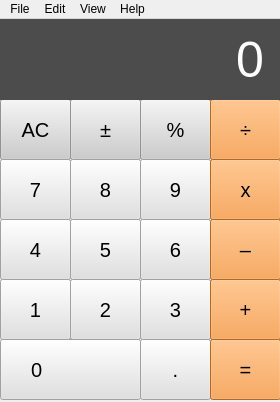
<?xml version="1.0" encoding="UTF-8"?>
<ui version="4.0">
 <class>MainWindow</class>
 <widget class="QMainWindow" name="MainWindow">
  <property name="geometry">
   <rect>
    <x>0</x>
    <y>0</y>
    <width>280</width>
    <height>402</height>
   </rect>
  </property>
  <property name="minimumSize">
   <size>
    <width>280</width>
    <height>402</height>
   </size>
  </property>
  <property name="maximumSize">
   <size>
    <width>280</width>
    <height>402</height>
   </size>
  </property>
  <property name="baseSize">
   <size>
    <width>280</width>
    <height>463</height>
   </size>
  </property>
  <property name="windowTitle">
   <string>QtCalc</string>
  </property>
  <property name="windowIcon">
   <iconset resource="resources.qrc">
    <normaloff>:/app/img/app/App_Calculator_2.svg</normaloff>:/app/img/app/App_Calculator_2.svg</iconset>
  </property>
  <widget class="QWidget" name="centralwidget">
   <widget class="QPushButton" name="pushButton_clear">
    <property name="geometry">
     <rect>
      <x>0</x>
      <y>80</y>
      <width>71</width>
      <height>61</height>
     </rect>
    </property>
    <property name="autoFillBackground">
     <bool>false</bool>
    </property>
    <property name="styleSheet">
     <string notr="true">background-color: #ccc; font-size: 20px;</string>
    </property>
    <property name="text">
     <string>AC</string>
    </property>
   </widget>
   <widget class="QPushButton" name="pushButton_changepm">
    <property name="geometry">
     <rect>
      <x>70</x>
      <y>80</y>
      <width>71</width>
      <height>61</height>
     </rect>
    </property>
    <property name="autoFillBackground">
     <bool>false</bool>
    </property>
    <property name="styleSheet">
     <string notr="true">background-color: #ccc; font-size: 20px;</string>
    </property>
    <property name="text">
     <string>±</string>
    </property>
   </widget>
   <widget class="QPushButton" name="pushButton_proc">
    <property name="geometry">
     <rect>
      <x>140</x>
      <y>80</y>
      <width>71</width>
      <height>61</height>
     </rect>
    </property>
    <property name="autoFillBackground">
     <bool>false</bool>
    </property>
    <property name="styleSheet">
     <string notr="true">background: #ccc; font-size: 20px;</string>
    </property>
    <property name="text">
     <string>%</string>
    </property>
   </widget>
   <widget class="QPushButton" name="pushButton_mul">
    <property name="geometry">
     <rect>
      <x>210</x>
      <y>140</y>
      <width>71</width>
      <height>61</height>
     </rect>
    </property>
    <property name="autoFillBackground">
     <bool>false</bool>
    </property>
    <property name="styleSheet">
     <string notr="true">background: #F59234; font-size: 20px;</string>
    </property>
    <property name="text">
     <string>x</string>
    </property>
   </widget>
   <widget class="QPushButton" name="pushButton_min">
    <property name="geometry">
     <rect>
      <x>210</x>
      <y>200</y>
      <width>71</width>
      <height>61</height>
     </rect>
    </property>
    <property name="autoFillBackground">
     <bool>false</bool>
    </property>
    <property name="styleSheet">
     <string notr="true">background: #F59234; font-size: 20px;</string>
    </property>
    <property name="text">
     <string>–</string>
    </property>
   </widget>
   <widget class="QPushButton" name="pushButton_sum">
    <property name="geometry">
     <rect>
      <x>210</x>
      <y>260</y>
      <width>71</width>
      <height>61</height>
     </rect>
    </property>
    <property name="autoFillBackground">
     <bool>false</bool>
    </property>
    <property name="styleSheet">
     <string notr="true">background: #F59234; font-size: 20px;</string>
    </property>
    <property name="text">
     <string>+</string>
    </property>
   </widget>
   <widget class="QPushButton" name="pushButton_eval">
    <property name="geometry">
     <rect>
      <x>210</x>
      <y>320</y>
      <width>71</width>
      <height>61</height>
     </rect>
    </property>
    <property name="autoFillBackground">
     <bool>false</bool>
    </property>
    <property name="styleSheet">
     <string notr="true">background: #F59234; font-size: 20px;</string>
    </property>
    <property name="text">
     <string>=</string>
    </property>
   </widget>
   <widget class="QPushButton" name="pushButton_9">
    <property name="geometry">
     <rect>
      <x>140</x>
      <y>140</y>
      <width>71</width>
      <height>61</height>
     </rect>
    </property>
    <property name="autoFillBackground">
     <bool>false</bool>
    </property>
    <property name="styleSheet">
     <string notr="true">background-color: #E0E0E0; font-size: 20px;</string>
    </property>
    <property name="text">
     <string>9</string>
    </property>
   </widget>
   <widget class="QPushButton" name="pushButton_7">
    <property name="geometry">
     <rect>
      <x>0</x>
      <y>140</y>
      <width>71</width>
      <height>61</height>
     </rect>
    </property>
    <property name="autoFillBackground">
     <bool>false</bool>
    </property>
    <property name="styleSheet">
     <string notr="true">background-color: #E0E0E0; font-size: 20px;</string>
    </property>
    <property name="text">
     <string>7</string>
    </property>
   </widget>
   <widget class="QPushButton" name="pushButton_8">
    <property name="geometry">
     <rect>
      <x>70</x>
      <y>140</y>
      <width>71</width>
      <height>61</height>
     </rect>
    </property>
    <property name="autoFillBackground">
     <bool>false</bool>
    </property>
    <property name="styleSheet">
     <string notr="true">background-color: #E0E0E0; font-size: 20px;</string>
    </property>
    <property name="text">
     <string>8</string>
    </property>
   </widget>
   <widget class="QPushButton" name="pushButton_4">
    <property name="geometry">
     <rect>
      <x>0</x>
      <y>200</y>
      <width>71</width>
      <height>61</height>
     </rect>
    </property>
    <property name="autoFillBackground">
     <bool>false</bool>
    </property>
    <property name="styleSheet">
     <string notr="true">background-color: #E0E0E0; font-size: 20px;</string>
    </property>
    <property name="text">
     <string>4</string>
    </property>
   </widget>
   <widget class="QPushButton" name="pushButton_6">
    <property name="geometry">
     <rect>
      <x>140</x>
      <y>200</y>
      <width>71</width>
      <height>61</height>
     </rect>
    </property>
    <property name="autoFillBackground">
     <bool>false</bool>
    </property>
    <property name="styleSheet">
     <string notr="true">background-color: #E0E0E0; font-size: 20px;</string>
    </property>
    <property name="text">
     <string>6</string>
    </property>
   </widget>
   <widget class="QPushButton" name="pushButton_5">
    <property name="geometry">
     <rect>
      <x>70</x>
      <y>200</y>
      <width>71</width>
      <height>61</height>
     </rect>
    </property>
    <property name="autoFillBackground">
     <bool>false</bool>
    </property>
    <property name="styleSheet">
     <string notr="true">background-color: #E0E0E0; font-size: 20px;</string>
    </property>
    <property name="text">
     <string>5</string>
    </property>
   </widget>
   <widget class="QPushButton" name="pushButton_1">
    <property name="geometry">
     <rect>
      <x>0</x>
      <y>260</y>
      <width>71</width>
      <height>61</height>
     </rect>
    </property>
    <property name="autoFillBackground">
     <bool>false</bool>
    </property>
    <property name="styleSheet">
     <string notr="true">background-color: #E0E0E0; font-size: 20px;</string>
    </property>
    <property name="text">
     <string>1</string>
    </property>
   </widget>
   <widget class="QPushButton" name="pushButton_3">
    <property name="geometry">
     <rect>
      <x>140</x>
      <y>260</y>
      <width>71</width>
      <height>61</height>
     </rect>
    </property>
    <property name="autoFillBackground">
     <bool>false</bool>
    </property>
    <property name="styleSheet">
     <string notr="true">background-color: #E0E0E0; font-size: 20px;</string>
    </property>
    <property name="text">
     <string>3</string>
    </property>
   </widget>
   <widget class="QPushButton" name="pushButton_2">
    <property name="geometry">
     <rect>
      <x>70</x>
      <y>260</y>
      <width>71</width>
      <height>61</height>
     </rect>
    </property>
    <property name="autoFillBackground">
     <bool>false</bool>
    </property>
    <property name="styleSheet">
     <string notr="true">background-color: #E0E0E0; font-size: 20px;</string>
    </property>
    <property name="text">
     <string>2</string>
    </property>
   </widget>
   <widget class="QPushButton" name="pushButton_0">
    <property name="geometry">
     <rect>
      <x>0</x>
      <y>320</y>
      <width>141</width>
      <height>61</height>
     </rect>
    </property>
    <property name="layoutDirection">
     <enum>Qt::LeftToRight</enum>
    </property>
    <property name="autoFillBackground">
     <bool>false</bool>
    </property>
    <property name="styleSheet">
     <string notr="true">background-color: #E0E0E0; font-size: 20px; text-align: left; padding-left: 30px;</string>
    </property>
    <property name="text">
     <string>0</string>
    </property>
   </widget>
   <widget class="QPushButton" name="pushButton_dot">
    <property name="geometry">
     <rect>
      <x>140</x>
      <y>320</y>
      <width>71</width>
      <height>61</height>
     </rect>
    </property>
    <property name="autoFillBackground">
     <bool>false</bool>
    </property>
    <property name="styleSheet">
     <string notr="true">background-color: #E0E0E0; font-size: 20px;</string>
    </property>
    <property name="text">
     <string>.</string>
    </property>
   </widget>
   <widget class="QPushButton" name="pushButton_div">
    <property name="geometry">
     <rect>
      <x>210</x>
      <y>80</y>
      <width>71</width>
      <height>61</height>
     </rect>
    </property>
    <property name="styleSheet">
     <string notr="true">background: #F59234; font-size: 20px;</string>
    </property>
    <property name="text">
     <string>÷</string>
    </property>
   </widget>
   <widget class="QLabel" name="label">
    <property name="geometry">
     <rect>
      <x>0</x>
      <y>0</y>
      <width>281</width>
      <height>81</height>
     </rect>
    </property>
    <property name="styleSheet">
     <string notr="true">font-size: 50px; padding-right: 5px; background: #4C4C4C; color: #fff;</string>
    </property>
    <property name="text">
     <string>0</string>
    </property>
    <property name="alignment">
     <set>Qt::AlignRight|Qt::AlignTrailing|Qt::AlignVCenter</set>
    </property>
   </widget>
   <zorder>pushButton_clear</zorder>
   <zorder>pushButton_changepm</zorder>
   <zorder>pushButton_proc</zorder>
   <zorder>pushButton_div</zorder>
   <zorder>pushButton_7</zorder>
   <zorder>pushButton_8</zorder>
   <zorder>pushButton_9</zorder>
   <zorder>pushButton_mul</zorder>
   <zorder>pushButton_4</zorder>
   <zorder>pushButton_1</zorder>
   <zorder>pushButton_5</zorder>
   <zorder>pushButton_2</zorder>
   <zorder>pushButton_6</zorder>
   <zorder>pushButton_3</zorder>
   <zorder>pushButton_0</zorder>
   <zorder>pushButton_dot</zorder>
   <zorder>pushButton_min</zorder>
   <zorder>pushButton_sum</zorder>
   <zorder>pushButton_eval</zorder>
   <zorder>label</zorder>
  </widget>
  <widget class="QMenuBar" name="menubar">
   <property name="geometry">
    <rect>
     <x>0</x>
     <y>0</y>
     <width>280</width>
     <height>20</height>
    </rect>
   </property>
   <widget class="QMenu" name="menuFile">
    <property name="title">
     <string>File</string>
    </property>
    <addaction name="actionSave_history_as"/>
    <addaction name="actionHistory_params"/>
    <addaction name="actionPrint_history"/>
    <addaction name="separator"/>
    <addaction name="actionClose_2"/>
   </widget>
   <widget class="QMenu" name="menuEdit">
    <property name="title">
     <string>Edit</string>
    </property>
    <addaction name="actionSettings"/>
    <addaction name="actionCustomization"/>
   </widget>
   <widget class="QMenu" name="menuView">
    <property name="title">
     <string>View</string>
    </property>
    <addaction name="actionDefault"/>
    <addaction name="actionEngineering"/>
    <addaction name="actionProgrammer"/>
    <addaction name="actionConvert"/>
   </widget>
   <widget class="QMenu" name="menuHelp">
    <property name="title">
     <string>Help</string>
    </property>
    <addaction name="actionAbout_Qt"/>
    <addaction name="actionAbout_QtCalc"/>
   </widget>
   <addaction name="menuFile"/>
   <addaction name="menuEdit"/>
   <addaction name="menuView"/>
   <addaction name="menuHelp"/>
  </widget>
  <action name="actionAbout_Qt">
   <property name="icon">
    <iconset resource="resources.qrc">
     <normaloff>:/app/img/app/Qt.png</normaloff>:/app/img/app/Qt.png</iconset>
   </property>
   <property name="text">
    <string>About Qt</string>
   </property>
  </action>
  <action name="actionAbout_QtCalc">
   <property name="icon">
    <iconset resource="resources.qrc">
     <normaloff>:/app/img/app/App_Calculator_2.svg</normaloff>:/app/img/app/App_Calculator_2.svg</iconset>
   </property>
   <property name="text">
    <string>About QtCalc</string>
   </property>
  </action>
  <action name="actionDefault">
   <property name="icon">
    <iconset resource="resources.qrc">
     <normaloff>:/app/img/app/App_Calculator_2.svg</normaloff>:/app/img/app/App_Calculator_2.svg</iconset>
   </property>
   <property name="text">
    <string>Default</string>
   </property>
  </action>
  <action name="actionEngineering">
   <property name="icon">
    <iconset resource="resources.qrc">
     <normaloff>:/app/img/app/Prefs_Filetypes.svg</normaloff>:/app/img/app/Prefs_Filetypes.svg</iconset>
   </property>
   <property name="text">
    <string>Engineering</string>
   </property>
  </action>
  <action name="actionProgrammer">
   <property name="icon">
    <iconset resource="resources.qrc">
     <normaloff>:/app/img/app/Prefs_Screen.svg</normaloff>:/app/img/app/Prefs_Screen.svg</iconset>
   </property>
   <property name="text">
    <string>Programmer</string>
   </property>
  </action>
  <action name="actionClose">
   <property name="text">
    <string>Close</string>
   </property>
  </action>
  <action name="actionSave_history_as">
   <property name="icon">
    <iconset resource="resources.qrc">
     <normaloff>:/menu/img/menu/document-save-as.svg</normaloff>:/menu/img/menu/document-save-as.svg</iconset>
   </property>
   <property name="text">
    <string>Save history as...</string>
   </property>
  </action>
  <action name="actionHistory_params">
   <property name="icon">
    <iconset resource="resources.qrc">
     <normaloff>:/menu/img/menu/application-menu.svg</normaloff>:/menu/img/menu/application-menu.svg</iconset>
   </property>
   <property name="text">
    <string>History params...</string>
   </property>
  </action>
  <action name="actionPrint_history">
   <property name="icon">
    <iconset resource="resources.qrc">
     <normaloff>:/menu/img/menu/document-print.svg</normaloff>:/menu/img/menu/document-print.svg</iconset>
   </property>
   <property name="text">
    <string>Print history...</string>
   </property>
  </action>
  <action name="actionClose_2">
   <property name="icon">
    <iconset resource="resources.qrc">
     <normaloff>:/menu/img/menu/application-exit.svg</normaloff>:/menu/img/menu/application-exit.svg</iconset>
   </property>
   <property name="text">
    <string>Exit</string>
   </property>
  </action>
  <action name="actionConvert">
   <property name="icon">
    <iconset resource="resources.qrc">
     <normaloff>:/app/img/app/App_CharacterMap.svg</normaloff>:/app/img/app/App_CharacterMap.svg</iconset>
   </property>
   <property name="text">
    <string>Convert</string>
   </property>
  </action>
  <action name="actionSettings">
   <property name="icon">
    <iconset resource="resources.qrc">
     <normaloff>:/menu/img/menu/preferences-system.svg</normaloff>:/menu/img/menu/preferences-system.svg</iconset>
   </property>
   <property name="text">
    <string>Settings</string>
   </property>
  </action>
  <action name="actionCustomization">
   <property name="icon">
    <iconset resource="resources.qrc">
     <normaloff>:/menu/img/menu/draw-watercolor.svg</normaloff>:/menu/img/menu/draw-watercolor.svg</iconset>
   </property>
   <property name="text">
    <string>Customization</string>
   </property>
  </action>
 </widget>
 <resources>
  <include location="resources.qrc"/>
 </resources>
 <connections/>
</ui>
